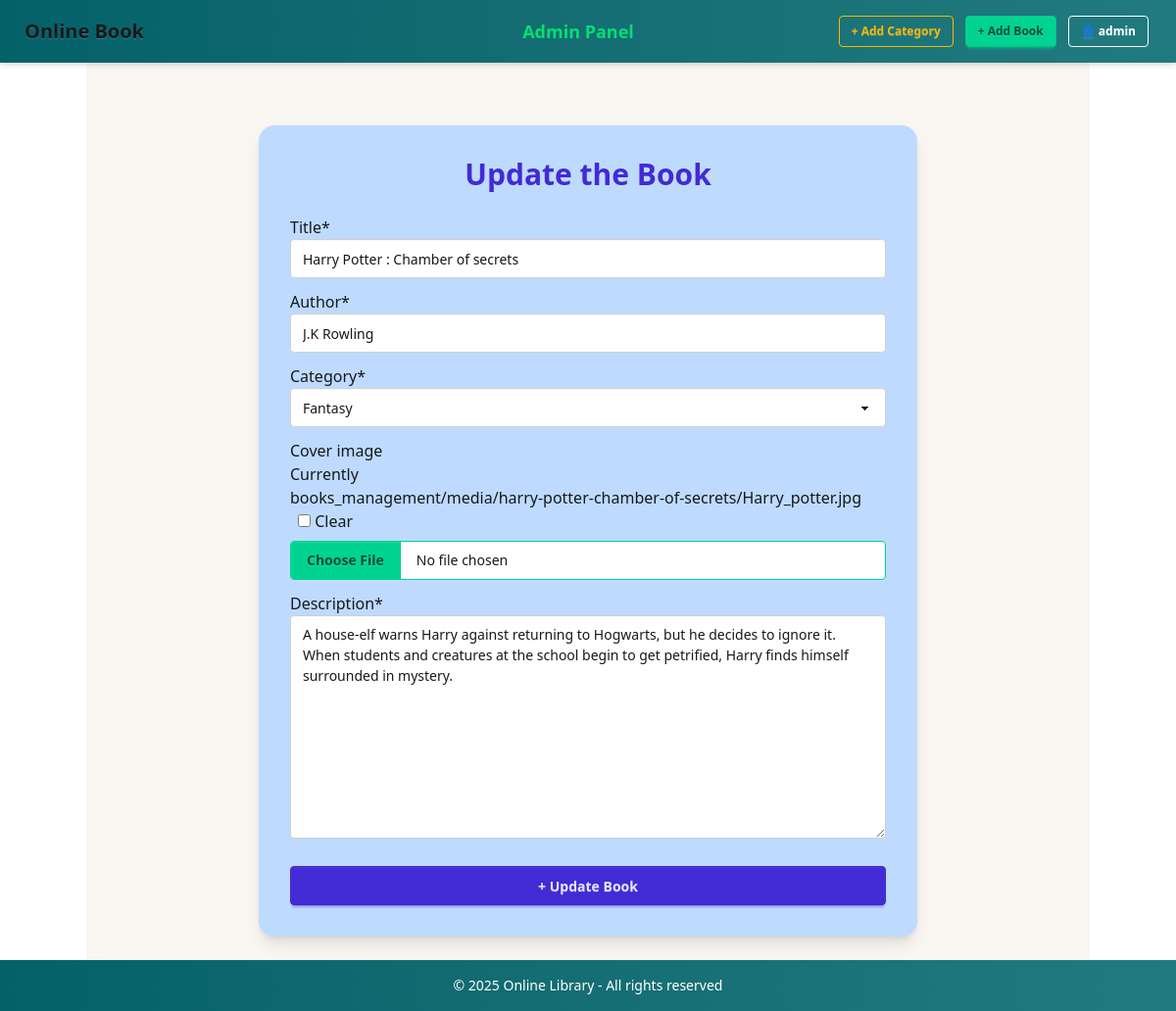
The page /book/update/2/ (signed in) on the database its author committed.
### books_management/models.py (models this page shows, shortened)
class Book(models.Model):
    title = models.CharField(max_length=200)
    author = models.CharField(max_length=200)
    category = models.ForeignKey(Category, on_delete=models.SET_NULL, null=True, related_name="books")
    cover_image = models.ImageField(upload_to=books_img_directory_name, blank=True, null=True)
    description = models.TextField()
    added_by = models.ForeignKey(User, on_delete=models.SET_NULL, null=True, related_name="added_books")
    created_at = models.DateTimeField(auto_now_add=True)
    updated_at = models.DateTimeField(auto_now=True)

### books_management/views.py (the view)
# urls.py: path("book/update/<int:id>/", views.update_book, name="update_book"),
@user_passes_test(is_admin)
def update_book(request, id):
    book = get_object_or_404(Book, id=id)
    if request.method == "POST":
        form = BookForm(request.POST, request.FILES, instance=book)
        if form.is_valid():
            form.save()
            return redirect("book_detail", id=book.id)
    else:
        form = BookForm(instance=book)
    return render(request, "books_management/update_book.html", {"form": form})

### books_management/forms.py
class BookForm(forms.ModelForm):
    class Meta:
        model = Book
        exclude = [ 'added_by' , 'created_at' , 'updated_at'   ]
        widgets = {
                'title': forms.TextInput(attrs={
                    'class': 'input input-bordered w-full',
                    'placeholder': 'Enter book title'
                }),
                'author': forms.TextInput(attrs={
                    'class': 'input input-bordered w-full',
                    'placeholder': 'Enter author name'
                }),
                'category': forms.Select(attrs={
                    'class': 'select select-bordered w-full'
                }),
                'description': forms.Textarea(attrs={
                    'class': 'textarea textarea-bordered w-full',
                    'placeholder': 'Enter book description'
                }),
                'cover_image': forms.ClearableFileInput(attrs={
                    'class': 'file-input file-input-success file-input-primary w-full'
                }),
            }

### books_management/models.py (called while the page is built)
    def __str__(self):
        return self.name

### books_management/views.py (called while the page is built)
def is_admin(user):
    return user.is_staff

### templates/books_management/update_book.html (shortened to what this page needs)
{% extends "books_management/base.html" %}
{% load crispy_forms_tags %}
{% block content %}
<div class="max-w-2xl mx-auto bg-blue-200 shadow-lg rounded-2xl p-8 mt-10">
    <h2 class="text-3xl font-bold text-center mb-6 text-primary">Update the Book</h2>
    <form method="post" enctype="multipart/form-data" class="space-y-6">
        {{ form| crispy }}
        <button type="submit" class="btn btn-primary w-full mt-4">
            + Update Book
        </button>
    </form>
</div>
{% endblock %}

### templates/books_management/base.html (shortened to what this page needs)
<!DOCTYPE html>
<html lang="en">
  <head>
    <link href="https://cdn.jsdelivr.net/npm/daisyui@5" rel="stylesheet" type="text/css" />
    <script src="https://cdn.jsdelivr.net/npm/@tailwindcss/browser@4"></script>
  </head>
    <body class="min-h-screen flex flex-col">
        <div class="navbar bg-gradient-to-r from-[#046169] to-[#217b7e] text-white shadow-md">
        <div class="navbar-start">
            <a href="{% url 'book_list' %}" class="btn btn-ghost normal-case text-xl font-bold">Online Book</a>
        </div>
        {% if user.is_authenticated and user.is_staff %}
            <div class="navbar-center hidden lg:flex">
            <h3 class="text-lg text-green-400 font-bold">Admin Panel</h3>
            </div>
        {% endif %}
        <div class="navbar-end hidden lg:flex space-x-3 me-5">
            {% if user.is_authenticated and user.is_staff %}
                <a href="{% url 'add_category' %}" class="btn btn-sm btn-outline btn-warning">+ Add Category</a>
                <a href="{% url 'add_book' %}" class="btn btn-sm btn-success">+ Add Book</a>
            {% endif %}
            {% if user.is_authenticated %}
            <div class="dropdown dropdown-end">
                <label tabindex="0" class="btn btn-sm btn-outline border-white text-white hover:bg-white hover:text-indigo-600">👤 {{ user.username }}</label>
            </div>
            {% else %}
                <a href="{% url 'login' %}" class="btn btn-sm btn-outline border-white text-white hover:bg-white hover:text-indigo-600">Login</a>
                <a href="{% url 'register' %}" class="btn btn-sm btn-primary">Register</a>
            {% endif %}
        </div>
        </div>
        <main class="container flex-grow bg-[#F9F5F0] mx-auto p-6">
            {% block content %}
            {% endblock %}
        </main>
        <footer class="mt-auto footer footer-center p-4 bg-gradient-to-r from-[#046169] to-[#217b7e] text-base-content">
            <p class="text-white">© 2025 Online Library - All rights reserved</p>
        </footer>
    </body>
</html>

### rows shown on the page
Book: title "Harry Potter : Chamber of secrets", author "J.K Rowling", category "Fantasy", description "A house-elf warns Harry against returning to Hogwarts, but he decides to ignore it. When students and creatures at the school begin to get petrified, Harry finds himself surrounded in mystery."

### other values the page prints
{{ user.username }} "admin"
